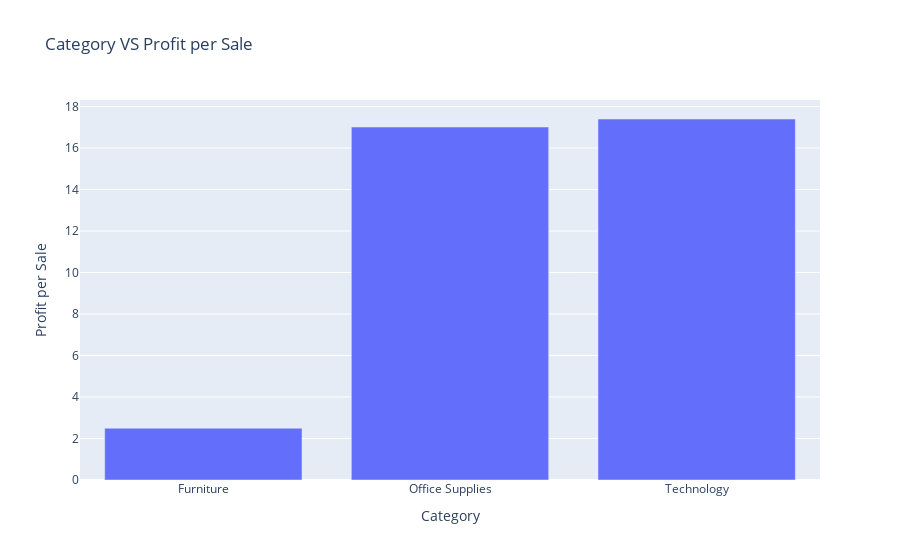

Notebook code cell kept with this figure:
### Code cell
grouped_df['Profit per Sale']=(grouped_df['Profit']/grouped_df['Sales'])*100
px.bar(grouped_df,y='Profit per Sale',title='Category VS Profit per Sale')

### Figure 1 — Plotly figure (JSON) as saved in the notebook; plotly's stock layout.template omitted (floating-point values rounded to 4 significant figures)
{"data": [{"alignmentgroup": "True", "hovertemplate": "Category=%{x}<br>Profit per Sale=%{y}<extra></extra>", "legendgroup": "", "marker": {"color": "#636efa", "pattern": {"shape": ""}}, "name": "", "offsetgroup": "", "orientation": "v", "showlegend": false, "textposition": "auto", "type": "bar", "x": ["Furniture", "Office Supplies", "Technology"], "xaxis": "x", "y": [2.496, 17.01, 17.4], "yaxis": "y"}], "layout": {"barmode": "relative", "legend": {"tracegroupgap": 0}, "title": {"text": "Category VS Profit per Sale"}, "xaxis": {"anchor": "y", "domain": [0, 1], "title": {"text": "Category"}}, "yaxis": {"anchor": "x", "domain": [0, 1], "title": {"text": "Profit per Sale"}}}}
